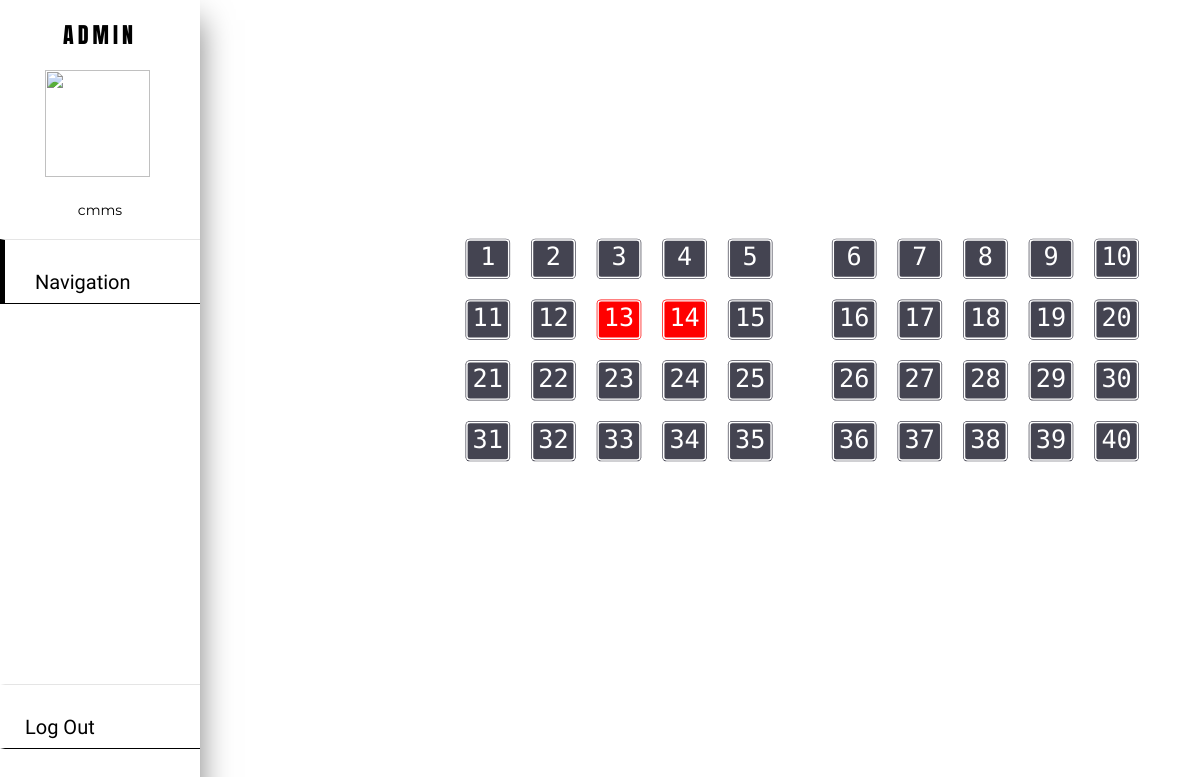
The page /dashboard/navigation/1/501/aroom/ (signed in) on the database its author committed.
### reports/models.py (models this page shows, shortened)
class Computer(models.Model):
	c_id = models.BigAutoField(primary_key=True)
	comp_no = models.IntegerField(null=True,unique=False)
	c_status = models.IntegerField(null=True,unique=False)
	lab_n=models.ForeignKey(Lab,on_delete=models.CASCADE)

### reports/views.py (the view)
# urls.py: path("dashboard/navigation/<int:pk_b>/<int:pk_l>/aroom/",views.acomp,name="acomp"),
def acomp(request,pk_b,pk_l):
     print("here")
     b1=Block.objects.get(bl_id=pk_b)
     rooms=Lab.objects.get(l_no=pk_l)
     comp=rooms.computer_set.all()
     context={'comp':comp,'b1':b1,'rooms':rooms}
     return render(request, "reports/acomp.html",context)

### reports/models.py (called while the page is built)
	def __str__(self):
		return self.bl_name

	def __str__(self):
		return str(self.l_no)

### reports/templates/reports/acomp.html (shortened to what this page needs)
{% load static %}
<!DOCTYPE html>
<html>
<head>
</head>
<body>
	{% include 'reports/anavbar.html' %}
  <H1>Block Number {{b1}} <br>Lab Number {{rooms}} </H1>
 <div class="container">
      <br>
      <br>
      <br>
      <br>
      <br>
      <br>
      <br>
      <br>
      <br>
      <br>
      <div class="row">
 	   {% for i in comp %}
   		{% if i.c_status == 1 %}
		<div class="seat">
			<a class="bruh" href ="{% url 'issue' b1.bl_id rooms.l_no i.c_id %}">
		    {{i.comp_no}}
		  </a>
		 </div>
		{% else %}
   		<div class="seat sold">{{i.comp_no}}</div>
   		{% endif %}
   	   {% endfor %}
      </div>
  </div>
</body>
</html>

### reports/templates/reports/anavbar.html (shortened to what this page needs)
{% load static %}
<!DOCTYPE html>
<html>
<head>
	<link rel="stylesheet" href="https://cdnjs.cloudflare.com/ajax/libs/font-awesome/5.15.3/css/all.min.css"/>
</head>
<body>
 <div class="sidebar">
 	<header>ADMIN</header>
 	<img src='https://raw.githubusercontent.com/Vector1239/stuff/2ffc33bfac03c6d062d39863ebc25d1f2a809822/cmms2Output/static/images/ahead.png' class="avatar">
 	<br>
 	<div class="mail">{{request.user}}</div>
 		<a class="active" href="#">Navigation</a>
    <a class="log" href="{% url 'logout' %}">Log Out</a>
 </div>
</body>
</html>

### reports/templates/reports/acomp.html (style rules this page uses)
* { padding:0; box-sizing:border-box; margin:0 }
body { background-image: url('https://raw.githubusercontent.com/Vector1239/stuff/2ffc33bfac03c6d062d39863ebc25d1f2a809822/cmms2Output/static/images/loginwp.png'); background-size: cover; background-repeat: no-repeat; background-attachment: fixed; background-position: center; height: 100vh; }
.container { width: 1540px; margin-bottom: 30px; }
.row { display: flex; flex-wrap: wrap;; padding-left: 400px; padding-top: 40px; }
.seat { background-color: red; color: #fff !important; height: 56px; width: 62px; margin: 20px; outline-style: solid; outline-color: white; outline-width: 2px; outline-offset: -3px; font-size: 35px; text-align: center; font-family: 'Spline Sans Mono', monospace; padding-top: 5px; border-radius: 10%; }
.seat.sold { background-color: #444451; }
.seat:nth-of-type(5n) { margin-right: 78px; }
.seat a, .seat a:visited, .seat a:hover, a.active { color: inherit !important; padding-left: 0px ; border-left: 0px ; }
h1 { padding-left: 800px; top: 70px; position: absolute; color: white; font-family: 'Spline Sans Mono', monospace; text-transform: uppercase; }
@media (max-width: 1536px) { .container { transform: scale(0.8); width: 1350px; } }
@media (max-width: 1536px) { .seat { transform: scale(0.9); margin: 10px; } }
@media (max-width: 1536px) { h1 { padding-left: 730px; transform: scale(0.8); } }
@media (max-width: 1536px) { .seat:nth-of-type(5n) { margin-right: 58px; } }

### reports/templates/reports/anavbar.html (style rules this page uses)
* { margin: 0; padding: 0; box-sizing: border-box; list-style: none; text-decoration: none; }
.sidebar { position: fixed; width: 200px; height: 100%; background: #ffffff; box-shadow: 0 20px 30px rgba(0,0,0,.5); }
.sidebar header { font-family: 'Anton', sans-serif; letter-spacing: 4px; font-size: 22px; color: black; text-align: center; line-height: 70px; }
.sidebar a { font-family: 'Inconsolata', monospace; display: block; height: 65px; width: 100%; line-height: 65px; font-size: 20px; color: black ; padding-left: 20px ; padding-top: 10px; border-top: 1px solid rgba(0,0,0,.1); border-bottom: 1px solid black ; border-left: 5px solid transparent ; box-sizing: border-box; transition: .4s; }
.sidebar a.active, .sidebar a:hover { padding-left: 30px ; border-left: 5px solid black ; }
.avatar { margin-left: 45px; width: 105px; height: 107px; }
.mail { font-family: 'Montserrat', sans-serif; text-align: center; font-size: 14px; padding-top: 20px; padding-bottom: 20px; }
.log { margin-top: 580px; }
@media (max-width: 1536px) { .log { margin-top: 380px; } }

### rows shown on the page
Computer: comp_no "1"
Computer: comp_no "2"
Computer: comp_no "3"
Computer: comp_no "4"
Computer: comp_no "5"
Computer: comp_no "6"
Computer: comp_no "7"
Computer: comp_no "8"
Computer: comp_no "9"
Computer: comp_no "10"
Computer: comp_no "11"
Computer: comp_no "12"
Computer: comp_no "13"
Computer: comp_no "14"
Computer: comp_no "15"
Computer: comp_no "16"
Computer: comp_no "17"
Computer: comp_no "18"
Computer: comp_no "19"
Computer: comp_no "20"
Computer: comp_no "21"
Computer: comp_no "22"
Computer: comp_no "23"
Computer: comp_no "24"
Computer: comp_no "25"
Computer: comp_no "26"
Computer: comp_no "27"
Computer: comp_no "28"
Computer: comp_no "29"
Computer: comp_no "30"
Computer: comp_no "31"
Computer: comp_no "32"
Computer: comp_no "33"
Computer: comp_no "34"
Computer: comp_no "35"
Computer: comp_no "36"
Computer: comp_no "37"
Computer: comp_no "38"
Computer: comp_no "39"
Computer: comp_no "40"

### other values the page prints
{{ request.user }} "cmms"
